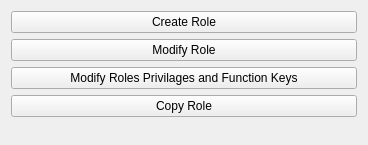
                 <widget class="QWidget" name="page_34">
                  <property name="geometry">
                   <rect>
                    <x>-106</x>
                    <y>0</y>
                    <width>368</width>
                    <height>145</height>
                   </rect>
                  </property>
                  <attribute name="label">
                   <string>Roles</string>
                  </attribute>
                  <layout class="QGridLayout" name="gridLayout_34">
                   <item row="4" column="0">
                    <widget class="QPushButton" name="QAct_Modify_Role">
                     <property name="text">
                      <string>Modify Role</string>
                     </property>
                    </widget>
                   </item>
                   <item row="5" column="0">
                    <widget class="QPushButton" name="QAct_Modify_Roles_Privilages">
                     <property name="text">
                      <string>Modify Roles Privilages and Function Keys</string>
                     </property>
                    </widget>
                   </item>
                   <item row="6" column="0">
                    <widget class="QPushButton" name="QAct_Copy_Role">
                     <property name="text">
                      <string>Copy Role</string>
                     </property>
                    </widget>
                   </item>
                   <item row="3" column="0">
                    <widget class="QPushButton" name="QAct_Create_Role">
                     <property name="text">
                      <string>Create Role</string>
                     </property>
                    </widget>
                   </item>
                   <item row="7" column="0">
                    <spacer name="verticalSpacer_23">
                     <property name="orientation">
                      <enum>Qt::Vertical</enum>
                     </property>
                     <property name="sizeHint" stdset="0">
                      <size>
                       <width>71</width>
                       <height>29</height>
                      </size>
                     </property>
                    </spacer>
                   </item>
                  </layout>
                 </widget>
